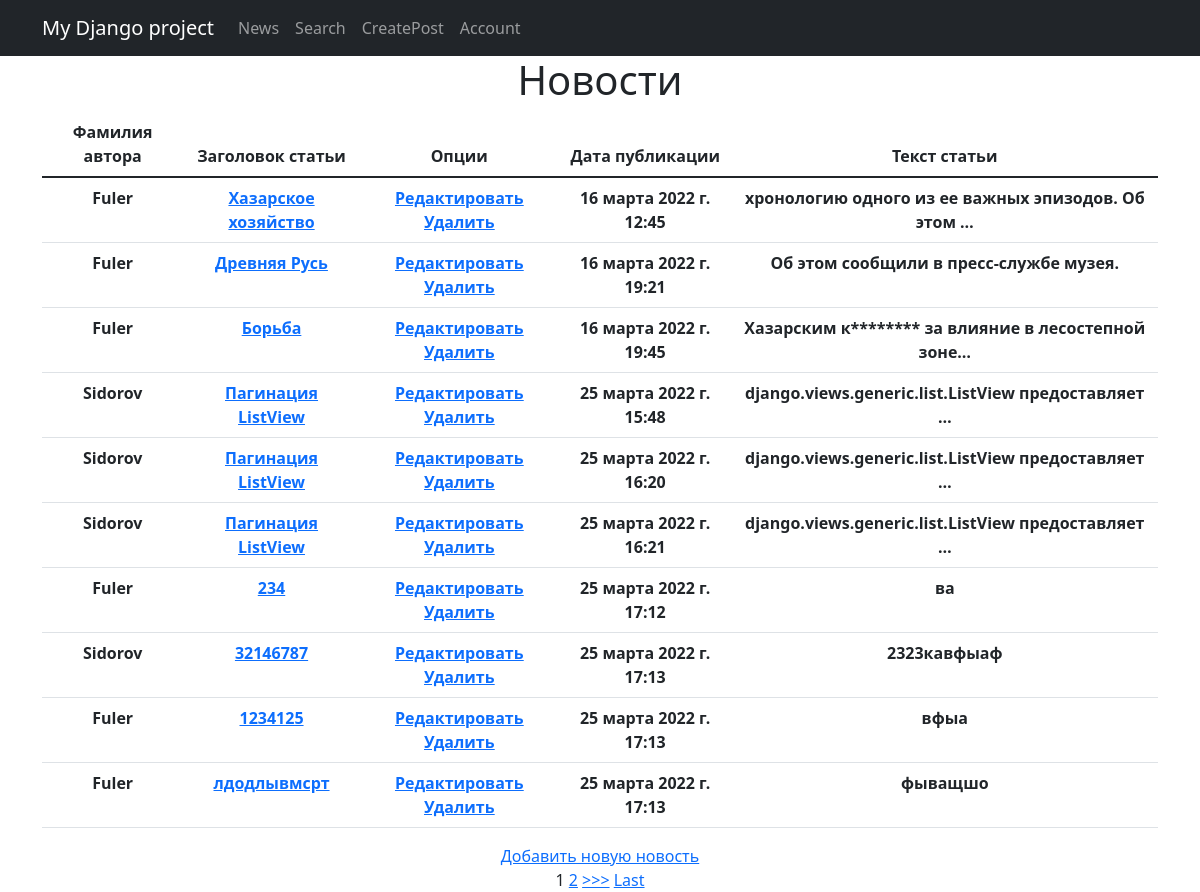
Before: / (signed in) with the older database file.
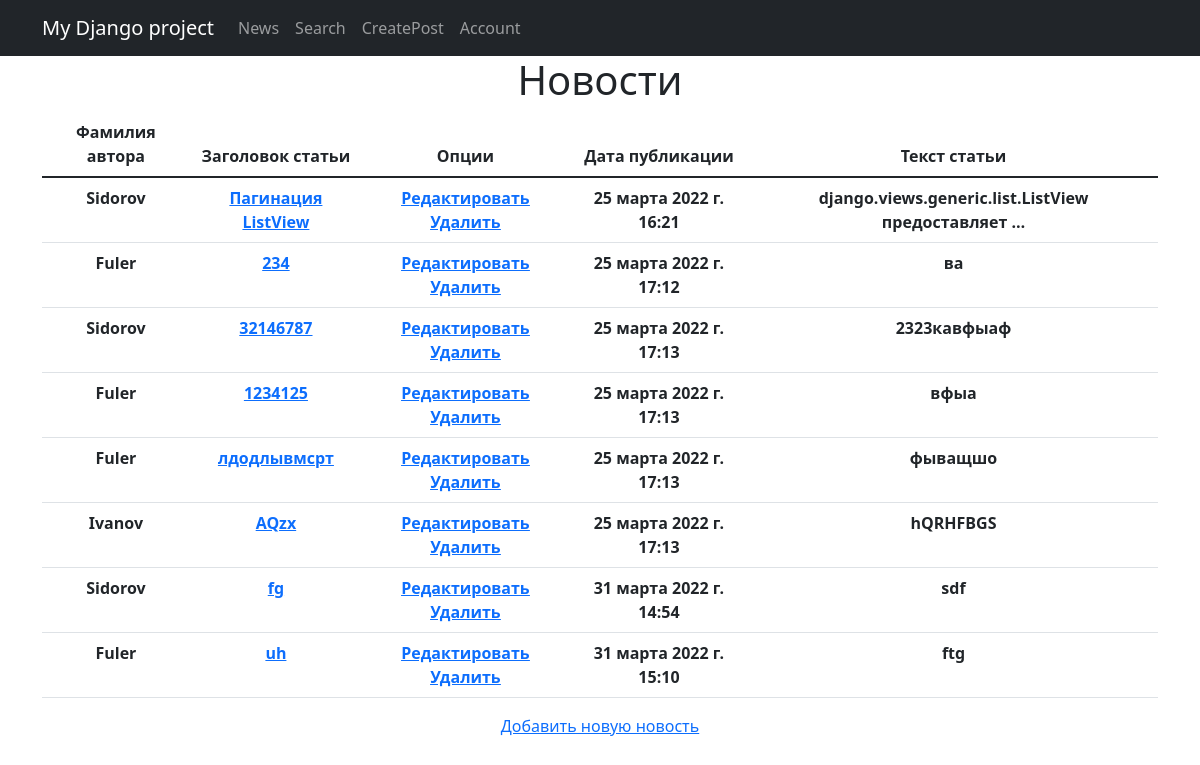
After: the same page with the newer database file.
### news/models.py (models this page shows, shortened)
class Post(models.Model):
    author = models.ForeignKey(Author, on_delete=models.CASCADE)
    categoryType = models.CharField(max_length=2, choices=CatSource.CATEGORY_CHOICES)
    dateCreate = models.DateTimeField(auto_now_add=True)
    postCategory = models.ManyToManyField(Category, through='PostCategory')
    title = models.CharField(max_length=128)
    text = models.TextField()
    rating = models.IntegerField(default=0)

class Author(models.Model):
    author_user = models.OneToOneField(User, on_delete=models.CASCADE)
    author_rating = models.IntegerField(default=1)

### news/views.py (the view)
# urls.py: path('', PostList.as_view()),
class PostList(LoginRequiredMixin, ListView):
    model = Post
    template_name = 'news/postlist.html'
    context_object_name = 'postlist'
    queryset = Post.objects.filter(categoryType='NW').order_by('dateCreate')
    paginate_by = 10

### news/templatetags/custom_filters.py (called while the page is built)
@register.filter()
def censor(value):
    if not isinstance(value, str):
        raise ValueError('Неправильные данные')
    for word in CENSOR_LIST:
        value = value.replace(word[1:], '*' * (len(word) - 1))
        return value

### templates/news/postlist.html (shortened to what this page needs)
{% extends 'news/default.html' %}
{% load custom_filters %}
{% block content %}
<h1>Новости</h1>
    {% if True %}
        <table class="table table-hover">
            <thead>
            <tr>
                <th>
                    Фамилия автора
                </th>
                <th>
                    Заголовок статьи
                </th>
                <th>
                    Опции
                </th>
                <th>
                    Дата публикации
                </th>
                <th>
                    Текст статьи
                </th>
            </tr>
            </thead>
            <tbody>
                {% for post in postlist %}
                    <tr>
                        <th>
                            {{ post.author.author_user.last_name }}
                        </th>
                        <th>
                            <a href="{% url 'post_detail' post.id %}">{{ post.title }}</a>
                        </th>
                        <th>
                            <a href="{% url 'post_update' post.id %}"><u>Редактировать</u></a>
                            <a href="{% url 'post_delete' post.id %}"><u> Удалить </u></a>
                        </th>
                        <th>
                            {{ post.dateCreate }}
                        </th>
                        <th>
                            {{ post.text|truncatechars:50|censor }}
                        </th>
                    </tr>
                {% endfor %}
            </tbody>
        </table>
    {% else %}
        <h2>Новостей нет</h2>
    {% endif %}
    <a href="{% url 'post_create' %}">Добавить новую новость</a> <br>
    {% if is_paginated %}
    {% for num in page_obj.paginator.page_range %}
        {% if page_obj.number == num %}
            <a>{{ num }}</a>
        {% elif num > page_obj.number|add:'-3' and num < page_obj.number|add:'3' %}
            <a href="?page={{ num }}">{{ num }}</a>
        {% endif %}
    {% endfor %}
    {% if page_obj.has_next %}
        <a href="?page={{ page_obj.next_page_number }}">>>></a>
        <a href="?page={{ page_obj.paginator.num_pages }}">Last</a>
    {% endif %}
{% endif %}
{% endblock content %}

Changed rows visible on the page:
removed Post: author.author_user.last_name "Fuler", title "Хазарское хозяйство", dateCreate "16 марта 2022 г. 12:45", text|censor "хронологию одного из ее важных эпизодов. Об этом …"
removed Post: author.author_user.last_name "Fuler", title "Древняя Русь", dateCreate "16 марта 2022 г. 19:21", text|censor "Об этом сообщили в пресс-службе музея."
removed Post: author.author_user.last_name "Fuler", title "Борьба", dateCreate "16 марта 2022 г. 19:45", text|censor "Хазарским к******** за влияние в лесостепной зоне…"
removed Post: author.author_user.last_name "Sidorov", title "Пагинация ListView", dateCreate "25 марта 2022 г. 15:48", text|censor "django.views.generic.list.ListView предоставляет …"
removed Post: author.author_user.last_name "Sidorov", title "Пагинация ListView", dateCreate "25 марта 2022 г. 16:20", text|censor "django.views.generic.list.ListView предоставляет …"
now on this page (row unchanged): Post: author.author_user.last_name "Ivanov", title "AQzx", dateCreate "25 марта 2022 г. 17:13", text|censor "hQRHFBGS"
added Post: author.author_user.last_name "Sidorov", title "fg", dateCreate "31 марта 2022 г. 14:54", text|censor "sdf"
added Post: author.author_user.last_name "Fuler", title "uh", dateCreate "31 марта 2022 г. 15:10", text|censor "ftg"
Other visible differences:
list line gone: "1"
list line gone: "2"
text no longer shown: ">>> Last"
